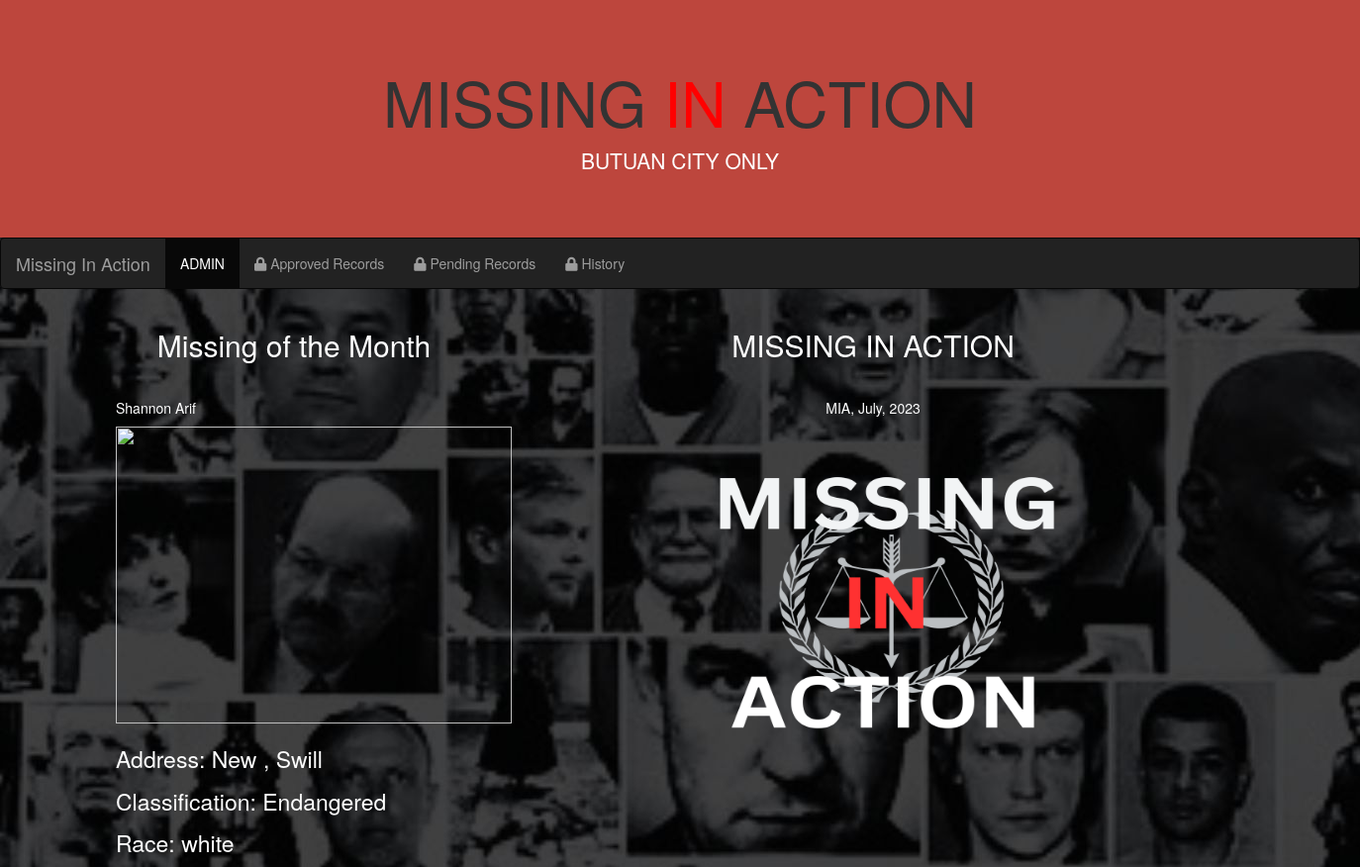
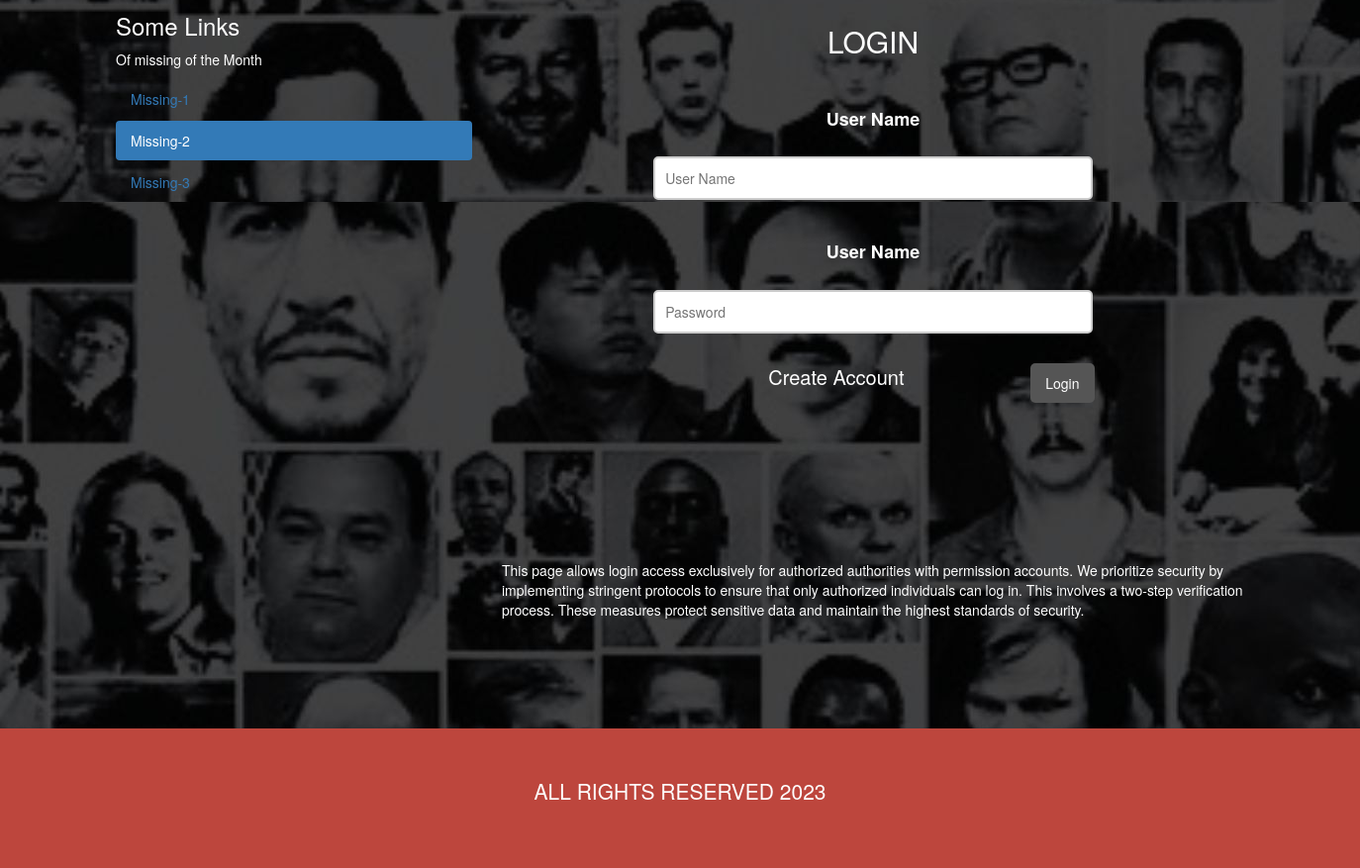
The page /login2.php on the database its author committed (2 pictures, top to bottom).
### tables this page shows
CREATE TABLE `records_app` (
  `id` int(11) NOT NULL,
  `images` text NOT NULL,
  `name` varchar(100) NOT NULL,
  `middle_name` varchar(100) NOT NULL,
  `last_name` varchar(100) NOT NULL,
  `suffix` varchar(40) NOT NULL,
  `sex` varchar(10) NOT NULL,
  `missing_since` date NOT NULL,
  `city` varchar(50) NOT NULL,
  `street` varchar(50) NOT NULL,
  `classification` varchar(40) NOT NULL,
  `birthday` date NOT NULL,
  `age` int(11) NOT NULL,
  `height_weight` varchar(100) NOT NULL,
  `race` varchar(50) NOT NULL,
  `text_1` text NOT NULL,
  `text_2` text NOT NULL,
  `text_3` text NOT NULL,
  `text_4` text NOT NULL,
  `text_5` text NOT NULL,
  `text_6` text NOT NULL,
  `text_7` text NOT NULL,
  `gmail` varchar(50) NOT NULL
);

### login2.php (the view, shortened to what this page needs)
<?php
include 'config.php';
$query = "SELECT name, last_name,street,city,classification,race FROM records_app WHERE id = 54";
$query_run = mysqli_query($con, $query);
$data = mysqli_fetch_array($query_run);
$name = $data['name'];
$lastName = $data['last_name'];
$street = $data['street'];
$city = $data['city'];
$classification = $data['classification'];
$race = $data['race'];
$query = "SELECT images FROM records_app WHERE id = 54";
$query_run = mysqli_query($con, $query);
$data = mysqli_fetch_array($query_run);
$res = $data['images'];
$res = explode(" ", $res);
$imageUrl = "upload/" . $res[0];
?>
<!DOCTYPE html>
<html lang="en">
<head>
  <link rel="stylesheet" href="https://maxcdn.bootstrapcdn.com/bootstrap/3.4.1/css/bootstrap.min.css">
  <link rel="stylesheet" href="https://cdnjs.cloudflare.com/ajax/libs/font-awesome/5.15.3/css/all.min.css" />
</head>
<body>
<div class="jumbotron text-center" style="margin-bottom:0">
<h1>MISSING<span style="color:red;"> IN</span> ACTION</h1>
  <p>BUTUAN CITY ONLY</p>
</div>
<nav class="navbar navbar-inverse">
  <div class="container-fluid">
    <div class="navbar-header">
      <a class="navbar-brand" href="login.php">Missing In Action</a>
    </div>
    <div class="collapse navbar-collapse" id="myNavbar">
      <ul class="nav navbar-nav">
        <li class="active"><a href="#">ADMIN</a></li>
        <li><a href="#"><i class="fas fa-lock"></i> Approved Records</a></li>
        <li><a href="#"><i class="fas fa-lock"></i> Pending Records</a></li>
        <li><a href="#"><i class="fas fa-lock"></i> History </a></li>
      </ul>
    </div>
  </div>
</nav>
<div class="container">
  <div class="row">
    <div class="col-sm-4">
      <h2 style="color:white;">Missing of the Month</h2>
      <h5 style="color:white;"><?php echo $name; ?> <?php echo $lastName; ?></h5>
      <div> <img src="<?php echo $imageUrl; ?>" height="300px" width="400px"></div><br>
      <p style="font-size: 23px;">Address: <?php echo $city; ?> , <?php echo $street; ?></p>
      <p style="font-size: 23px;">Classification: <?php echo $classification; ?></p>
      <p style="font-size: 23px;">Race: <?php echo $race; ?></p>
      <h3 style="color:white;">Some Links</h3>
      <p>Of missing of the Month</p>
      <ul class="nav nav-pills nav-stacked">
        <li><a href="login.php">Missing-1</a></li>
        <li class="active" ><a href="login2.php">Missing-2</a></li>
        <li><a href="login3.php">Missing-3</a></li>
      </ul>
    </div>
    <div class="col-sm-8">
      <center>
      <h2 style="color:white;">MISSING IN ACTION</h2>
      <h5 style="color:white;">MIA, July, 2023</h5></center>
      <div> <img id="logo" src="mialogo.png" height="400px" width="800px">
    </div>
      <br>
<center>
      <form action="verify.php" method="post">
        <h2 style="color:white;">LOGIN</h2>
        <label style="color:white;">User Name</label>
        <input type="text" name="uname" placeholder="User Name"><br>
        <label style="color:white;">User Name</label>
        <input type="password" name="password" placeholder="Password"><br>
        <button type="submit">Login</button>
        <a  style="color:white;font-size: 20px;" href="c_acc.php">Create Account</a>
     </form>
</center>
<p><br><br><br><br><br><br>This page allows login access exclusively for authorized authorities with permission accounts.
We prioritize security by implementing stringent protocols to ensure that only authorized individuals can log in.
This involves a two-step verification process. These measures protect sensitive data and maintain the highest standards of security.
<br><br><br><br><br><br></p>
    </div>
  </div>
</div>
<div class="jumbotron text-center" style="margin-bottom:0">
  <p>ALL RIGHTS RESERVED 2023</p>
</div>
</body>
</html>

### login2.php (style rules this page uses)
body { background: url(BG.jpg); overflow: auto; }
.jumbotron { background-color: hsl(4, 51%, 49%); }
#logo { margin-left: 144px; }
p { color:white; }
form { width: 527px; height: 471px; padding: 30px; }
h2 { text-align: center; margin-bottom: 40px; }
input { display: block; border: 2px solid #ccc; width: 95%; padding: 10px; margin: 10px auto; border-radius: 5px; }
label { color: #888; font-size: 18px; padding: 10px; }
button { float: right; background: #555; padding: 10px 15px; color: #fff; border-radius: 5px; margin-right: 10px; border: none; }
h1 { text-align: center; color: #fff; }

### rows shown on the page
records_app: name "Shannon", last_name "Arif", city "New", street "Swill", classification "Endangered", race "white"
